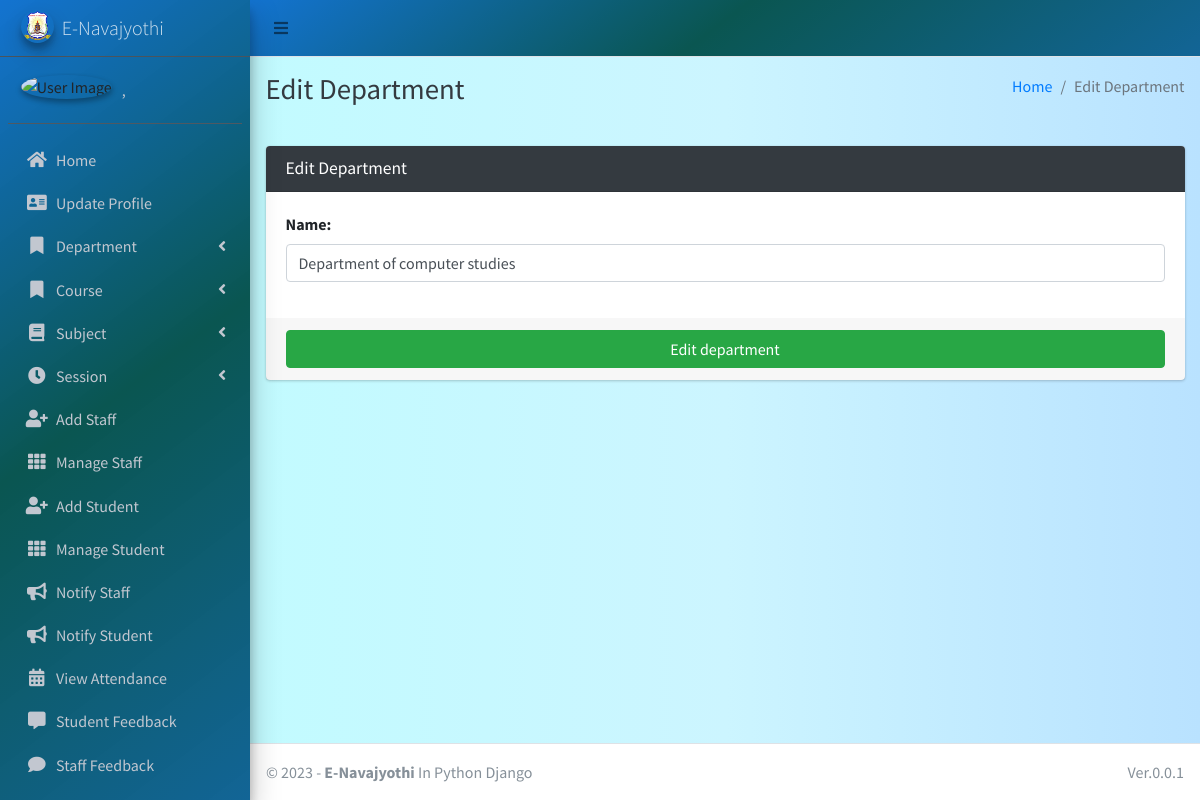
The page /department/edit/1 (signed in) on the database its author committed.
### main_app/models.py (models this page shows, shortened)
class CustomUser(AbstractUser):
    USER_TYPE = ((1, "HOD"), (2, "Staff"), (3, "Student"))
    GENDER = [("M", "Male"), ("F", "Female")]
    username = None  # Removed username, using email instead
    email = models.EmailField(unique=True)
    user_type = models.CharField(default=1, choices=USER_TYPE, max_length=1)
    gender = models.CharField(max_length=1, choices=GENDER)
    profile_pic = models.ImageField()
    address = models.TextField()
    fcm_token = models.TextField(default="")  # For firebase notifications
    created_at = models.DateTimeField(auto_now_add=True)
    updated_at = models.DateTimeField(auto_now=True)
    USERNAME_FIELD = "email"
    REQUIRED_FIELDS = []
    objects = CustomUserManager()
    phone_num = models.IntegerField(max_length=12 ,null=True,blank=False)
    aadhar_num = models.IntegerField(max_length=12,null=True,blank=False)
    date_of_birth = models.DateField(null=True,blank=False)
    def __str__(self):
        return self.last_name + ", " + self.first_name

class Department(models.Model):
    name = models.CharField(max_length=120)
    created_at = models.DateTimeField(auto_now_add=True)
    updated_at = models.DateTimeField(auto_now=True)

### main_app/hod_views.py (the view, shortened to what this page needs)
def edit_Department(request, department_id):
    instance = get_object_or_404(Department,id=department_id)
    form = DepartmentForm(request.POST or None, instance=instance)
    context = {
        'form': form,
        'department_id': department_id,
        'page_title': 'Edit Department'
    }
    return render(request, 'hod_template/edit_department_template.html', context)

### main_app/forms.py
class DepartmentForm(FormSettings):
    def __init__(self, *args, **kwargs):
        super(DepartmentForm, self).__init__(*args, **kwargs)
    class Meta:
        fields = ['name']
        model = Department

### main_app/templates/hod_template/edit_department_template.html
{% extends 'main_app/base.html' %}
{% load static %}
{% block page_title %}{{page_title}}{% endblock page_title %}
{% block content %}
<section class="content">
    <div class="container-fluid">
        <div class="row">
            <div class="col-md-12">
                <div class="card card-dark">
                    <div class="card-header">
                        <h3 class="card-title">{{page_title}}</h3>
                    </div>
                    {% include "main_app/form_template.html" with messages=messages  form=form button_text="Edit department"%}
                </div>
            </div>
        </div>
    </div>
</section>
{% endblock content %}

### main_app/templates/main_app/sidebar_template.html (shortened to what this page needs)
{% load static %}
<aside class="main-sidebar sidebar-dark-info elevation-4 " style="background: rgb(0,104,205);
background: linear-gradient(143deg, rgba(0,104,205,0.9248949579831933) 0%, rgba(0,79,74,0.9613095238095238) 49%, rgba(0,89,142,0.9276960784313726) 100%);">
    {% if request.user.user_type == '1' %}
    <a href="{% url 'admin_home' %}" class="brand-link">
        <img src="{% static 'dist/img/nava_logo.png' %} " alt="AdminLTE Logo"
            class="brand-image img-circle elevation-3" >
        <span class="brand-text font-weight-light">E-Navajyothi</span>
    </a>
      <div class="sidebar">
        <div class="user-panel mt-3 pb-3 mb-3 d-flex">
            <div class="image">
                <img src="{{ request.user.profile_pic}}" class="img-circle elevation-2" alt="User Image">
            </div>
            <div class="info">
                <a href="#" class="d-block">{{user}}</a>
            </div>
        </div>
        <nav class="mt-2 ">
            <ul class="nav nav-pills nav-sidebar flex-column " data-widget="treeview" role="menu" data-accordion="false">
                <li class="nav-item">
                    {% url 'admin_home' as admin_home %}
                    <a href="{{admin_home}}" class="nav-link {% if admin_home == request.path %} active {% endif %}">
                        <i class="nav-icon fas fa-home"></i>
                        <p >
                            Home
                        </p>
                    </a>
                </li>
                <li class="nav-item">
                    {% url 'admin_view_profile' as admin_view_profile %}
                    <a href="{{admin_view_profile}}"
                        class="nav-link {% if admin_view_profile == request.path %} active {% endif %}">
                        <i class="nav-icon fas fa-address-card"></i>
                        <p>
                            Update Profile
                        </p>
                    </a>
                </li>
            <li class="nav-item has-treeview">
                    <a href="#" class="nav-link">
                        <i class="nav-icon fas fa-bookmark"></i>
                        <p>
                            Department
                            <i class="fas fa-angle-left right"></i>
                        </p>
                    </a>
                </li>
                <li class="nav-item has-treeview">
                    <a href="#" class="nav-link">
                        <i class="nav-icon fas fa-bookmark"></i>
                        <p>
                            Course
                            <i class="fas fa-angle-left right"></i>
                        </p>
                    </a>
                </li>
                <li class="nav-item has-treeview">
                    <a href="#" class="nav-link">
                        <i class="nav-icon fas fa-book"></i>
                        <p>
                            Subject
                            <i class="fas fa-angle-left right"></i>
                        </p>
                    </a>
                </li>
                <li class="nav-item has-treeview">
                    <a href="#" class="nav-link">
                        <i class="nav-icon fas fa-clock"></i>
                        <p>
                            Session
                            <i class="fas fa-angle-left right"></i>
                        </p>
                    </a>
                </li>
                <li class="nav-item">
                    {% url 'add_staff' as add_staff %}
                    <a href="{{add_staff}}" class="nav-link {% if add_staff == request.path %} active {% endif %}">
                        <i class="nav-icon fas fa-user-plus"></i>
                        <p>
                            Add Staff
                        </p>
                    </a>
                </li>
                <li class="nav-item">
                    {% url 'manage_staff' as manage_staff %}
                    {% url 'edit_staff' staff_id as edit_staff %}
                    <a href="{{manage_staff}}"
                        class="nav-link {% if manage_staff == request.path or request.path == edit_staff %} active {% endif %}">
                        <i class="nav-icon fas fa-th"></i>
                        <p>
                            Manage Staff
                        </p>
                    </a>
                </li>
                <li class="nav-item">
                    {% url 'add_student' as add_student%}
                    <a href="{{add_student}}" class="nav-link  {% if add_student == request.path %} active {% endif %}">
                        <i class="nav-icon fas fa-user-plus"></i>
                        <p>
                            Add Student
                        </p>
                    </a>
                </li>
                <li class="nav-item">
                    {% url 'manage_student' as manage_student %}
                    {% url 'edit_student' student_id as edit_student %}
                    <a href="{{manage_student}}"
                        class="nav-link  {% if edit_student == request.path or manage_student == request.path %} active {% endif %}">
                        <i class="nav-icon fas fa-th"></i>
                        <p>
                            Manage Student
                        </p>
                    </a>
                </li>
                <li class="nav-item">
                    {% url 'admin_notify_staff' as admin_notify_staff %}
                    <a href="{{admin_notify_staff}}"
                        class="nav-link {% if admin_notify_staff == request.path %} active {% endif %}">
                        <i class="nav-icon fas fa-bullhorn"></i>
                        <p>
                            Notify Staff
                        </p>
                    </a>
                </li>
                <li class="nav-item">
                    {% url 'admin_notify_student' as admin_notify_student %}
                    <a href="{{admin_notify_student}}"
                        class="nav-link {% if admin_notify_student == request.path %} active {% endif %}">
                        <i class="nav-icon fas fa-bullhorn"></i>
                        <p>
                            Notify Student
                        </p>
                    </a>
                </li>
                <li class="nav-item">
                    {% url 'admin_view_attendance' as admin_view_attendance %}
                <li class="nav-item">
                    <a href="{{admin_view_attendance}}"
                        class="nav-link  {% if admin_view_attendance == request.path %} active {% endif %}">
                        <i class="nav-icon fas fa-calendar-alt"></i>
                        <p>
                            View Attendance
                        </p>
                    </a>
                </li>
                <li class="nav-item">
                    {% url 'student_feedback_message' as student_feedback_message %}
                    <a href="{{ student_feedback_message }}"
                        class="nav-link  {% if student_feedback_message == request.path %} active {% endif %}">
                        <i class="nav-icon fas fa-comment-alt"></i>
                        <p>
                            Student Feedback
                        </p>
                    </a>
                </li>
                <li class="nav-item">
                    {% url 'staff_feedback_message' as staff_feedback_message %}
                    <a href="{{staff_feedback_message}}"
                        class="nav-link   {% if staff_feedback_message == request.path %} active {% endif %}">
                        <i class="nav-icon fas fa-comment"></i>
                        <p>
                            Staff Feedback
                        </p>
                    </a>
                </li>
                <li class="nav-item">
                    {% url 'view_staff_leave' as view_staff_leave %}
                    <a href="{{view_staff_leave}}"
                        class="nav-link  {% if view_staff_leave == request.path %} active {% endif %}">
                    </a>
                </li>
                                        {% endif %}
                                    </ul>
                                </nav>
                            </div>
</aside>

### main_app/templates/main_app/form_template.html (shortened to what this page needs)
<form role="form" method="POST" enctype="multipart/form-data">
    <div class="card-body">
        {% for field in form  %}
        <div class="form-group">
            {{field.label_tag}}
            {{field}}
        </div>
        {% endfor %}
    </div>
    <div class="card-footer">
        <button type="submit" class="btn btn-success btn-block">
            {% if button_text %}
            {{button_text}}
            {% else %}
            Submit
            {% endif %}
        </button>
    </div>
</form>

### rows shown on the page
CustomUser: last_name+first_name ","
Department: form "Department of computer studies"

### other values the page prints
{{ page_title }} "Edit Department"
{{ field.label_tag }} "Name:"
{{ button_text }} "Edit department"
